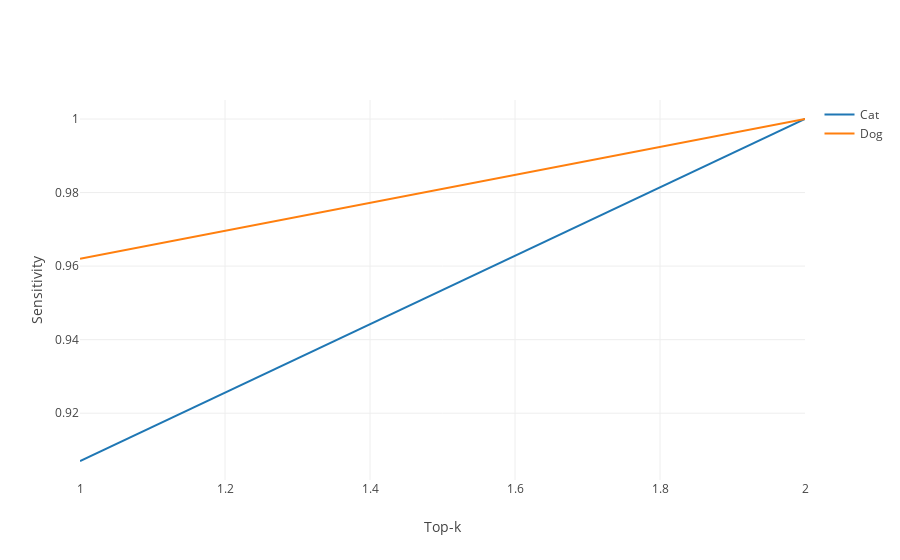

The code cell stored with this chart in its notebook:
### Markdown cell above
Plotting the sensitivity of each class and the global model accuracy:

### Code cell
evaluator.plot_top_k_sensitivity_by_concept()

### Figure 1 — Plotly figure (JSON) as saved in the notebook; plotly's stock layout.template omitted (floating-point values rounded to 4 significant figures)
{"data": [{"mode": "lines", "name": "Cat", "type": "scatter", "x": [1, 2], "y": [0.907, 1]}, {"mode": "lines", "name": "Dog", "type": "scatter", "x": [1, 2], "y": [0.962, 1]}], "layout": {"title": null, "xaxis": {"title": "Top-k"}, "yaxis": {"title": "Sensitivity"}}}
